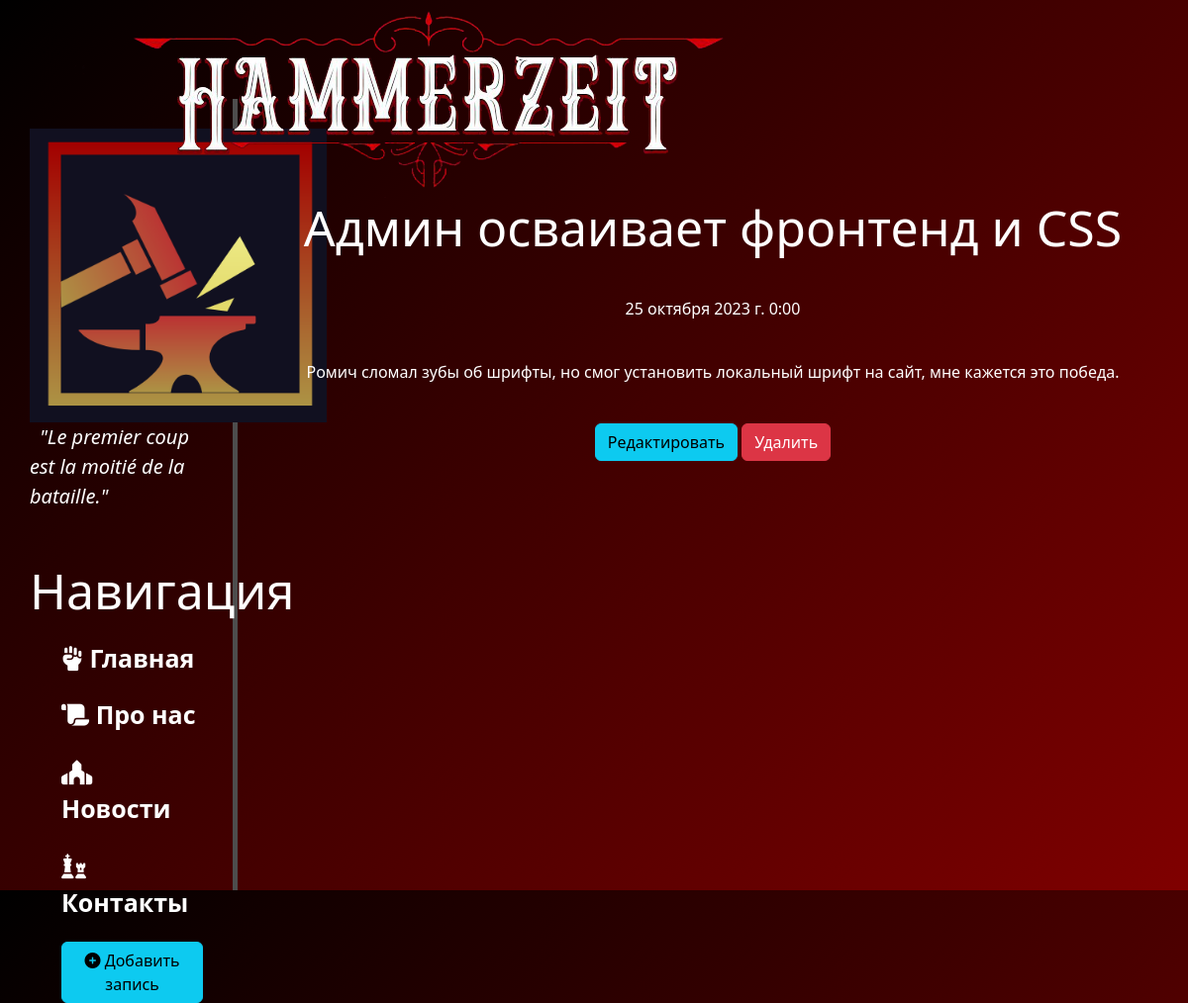
Screenshot of /news/12 with the database file from the repository.
### news/models.py (models this page shows, shortened)
class Articles(models.Model):
    title = models.CharField('Название', max_length=50)
    anons = models.CharField('Анонс', max_length=250)
    full_text = models.TextField('Статья')
    date = models.DateTimeField('Дата публикации')
    class Meta:
        verbose_name = 'Новость'
        verbose_name_plural = 'Новости'

### news/views.py (the view)
# urls.py: path('<int:pk>', views.NewsDetailViev.as_view(), name='news-detail'),
class NewsDetailViev(DetailView):
    model = Articles
    template_name = 'news/details_view.html'
    context_object_name = 'article'

### news/templates/news/details_view.html (shortened to what this page needs)
{% extends 'main/layout.html' %}
{% block content %}
    <div class="features">
        <h1>{{article.title}}</h1>
        <p>{{article.date}}</p>
        <p>{{article.full_text}}</p>
        <a href="{% url 'news-update' article.id %}" class = "btn btn-info">Редактировать</a>
        <a href="{% url 'news-delete' article.id %}" class = "btn btn-danger">Удалить</a>
    </div>
{% endblock %}

### main/static/main/css/main.css (style rules this page uses)
body { background: linear-gradient(135deg, #000000, #800000); min-height: 93vh; }
a { text-decoration: none;font-size:25px;font-weight:bold; }
main .features { float: left; color: #fff; margin-top: 100px; text-align: center; width: 80%; }
main .features h1 { font-size: 50px }
main .features p { max-width: 1000px; margin: 40px auto }

### rows the page displays
Articles: title "Админ осваивает фронтенд и CSS", date "25 октября 2023 г. 0:00", full_text "Ромич сломал зубы об шрифты, но смог установить локальный шрифт на сайт, мне кажется это победа."
